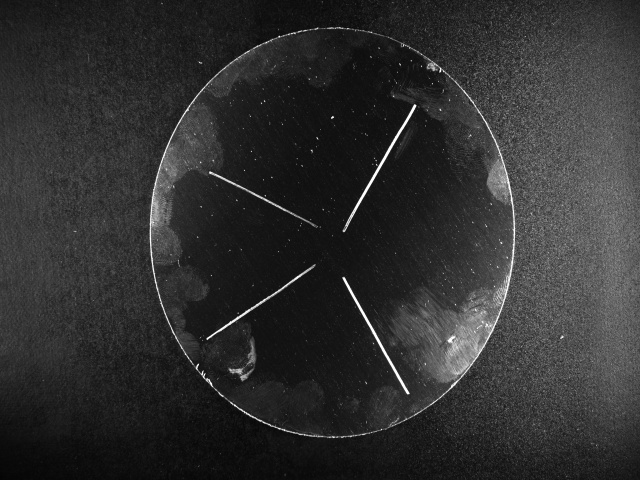
#> input picture edge(red)/input_images/ca_shang1.jpg, 640 x 480 px, found by its file name; its folder holds 4 pictures in this run
$ python NEW.py
#> lines starting #> are read from the running program, lines starting #| are printed output that depends on the picture; after the words box and inside, x2 and y2 are one past the last pixel; in counts of white or black regions, pixels touching at a corner belong together
#> in process_image, img is the input picture: shape (480, 640, 3); min 4, max 255, mean 47.7
import os
import cv2
import numpy as np
from tqdm import tqdm

def detect_edges_with_canny(image):
    # 转为灰度图
    gray = cv2.cvtColor(image, cv2.COLOR_BGR2GRAY)

    # 高斯模糊，减少噪声干扰
    blurred = cv2.GaussianBlur(gray, (5, 5), 0)

    # Canny 边缘检测
    edges = cv2.Canny(blurred, threshold1=50, threshold2=150)
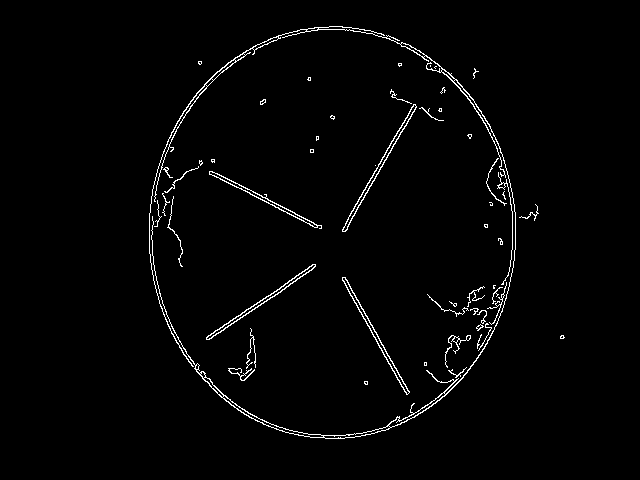
#> edges: shape (480, 640); 1.9% white in thin lines or dots, all inside (x1, y1, x2, y2) = (149, 26, 565, 439)

    return edges


def process_image(input_path, output_path):
    """
    处理单张图像：读取 -> Canny边缘检测 -> 保存结果
    :param input_path: 输入图像路径
    :param output_path: 输出图像路径
    """
    img = cv2.imread(input_path)
    if img is None:
        print(f"无法读取图像: {input_path}")
        return

    # 使用Canny进行边缘检测
    edges = detect_edges_with_canny(img)

    # 保存结果（灰度图）
    cv2.imwrite(output_path, edges)

def batch_process_images(input_folder, output_folder):
    """
    批量处理文件夹中的所有图像
    :param input_folder: 输入文件夹路径
    :param output_folder: 输出文件夹路径
    """
    # 确保输出文件夹存在
    os.makedirs(output_folder, exist_ok=True)

    # 获取所有图像文件
    supported_formats = ('.jpg', '.jpeg', '.png', '.bmp', '.tiff', '.webp')
    image_files = [f for f in os.listdir(input_folder)
                  if f.lower().endswith(supported_formats)]

    if not image_files:
        print(f"在文件夹 {input_folder} 中没有找到支持的图像文件")
        return

    print(f"开始处理 {len(image_files)} 张图像...")

    # 使用进度条显示处理进度
    for filename in tqdm(image_files, desc="处理进度"):
        input_path = os.path.join(input_folder, filename)
        output_path = os.path.join(output_folder, filename)
        process_image(input_path, output_path)
#> pass 2 of the loop in batch_process_images, `for filename in tqdm(image_files, desc="处理进度"):`:
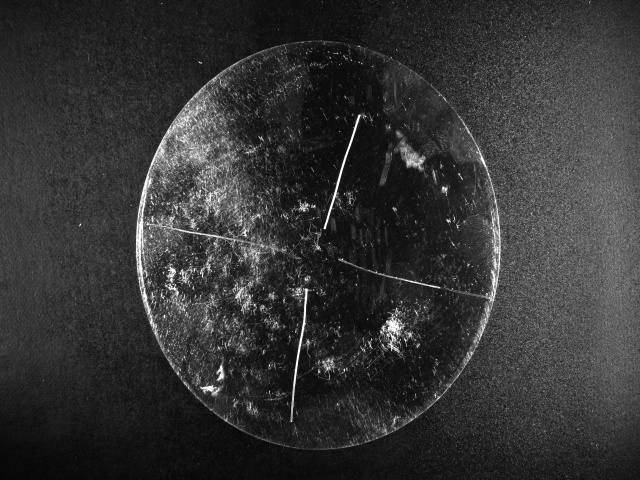
#> input picture edge(red)/input_images/ca_shang10.jpg, 640 x 480 px, found by its file name
#> in process_image, img is the input picture: shape (480, 640, 3); min 5, max 255, mean 52.9
#> in detect_edges_with_canny (call 2), `edges = cv2.Canny(blurred, threshold1=50, threshold2=150)`:
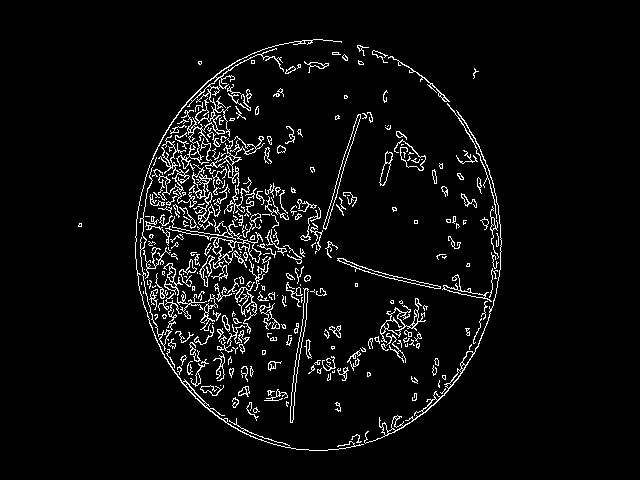
#> edges: shape (480, 640); 4.9% white in thin lines or dots, all inside (x1, y1, x2, y2) = (78, 39, 502, 451)
#> pass 3 of the loop in batch_process_images, `for filename in tqdm(image_files, desc="处理进度"):`:
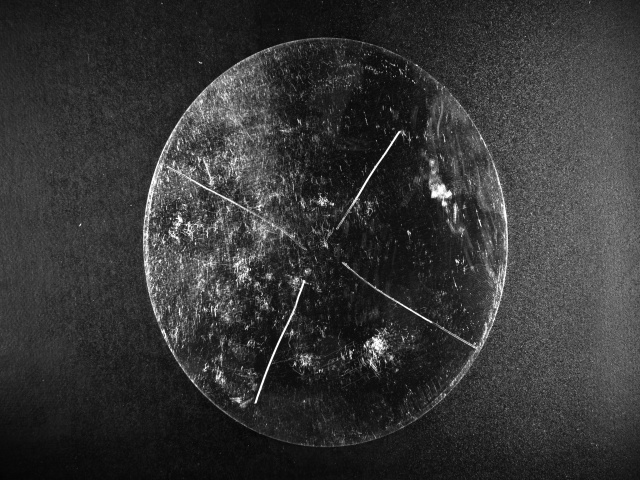
#> input picture edge(red)/input_images/ca_shang11.jpg, 640 x 480 px, found by its file name
#> in process_image, img is the input picture: shape (480, 640, 3); min 4, max 255, mean 53.9
#> in detect_edges_with_canny (call 3), `edges = cv2.Canny(blurred, threshold1=50, threshold2=150)`:
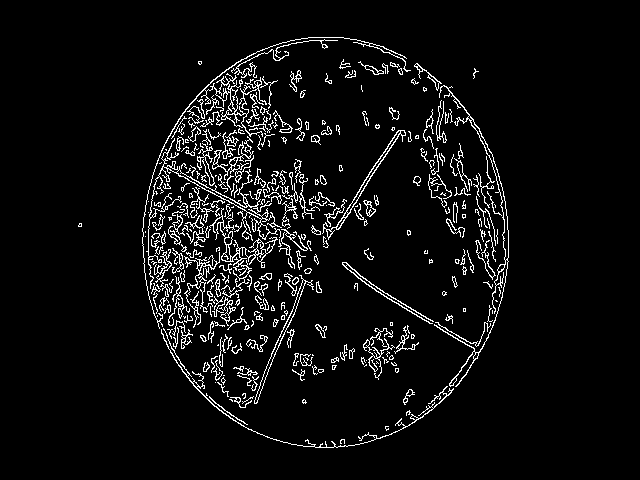
#> edges: shape (480, 640); 5.5% white in thin lines or dots, all inside (x1, y1, x2, y2) = (78, 37, 509, 448)
#> the loop made 4 passes; the first 3 are shown

    print(f"所有图像处理完成! 输出目录: {output_folder}")

if __name__ == "__main__":
    # 配置参数
    BASE_DIR = r"D:\app\pythonMODEDEMO"

    # 设置路径
    input_dir = os.path.join(BASE_DIR, "input_images")
    output_dir = os.path.join(BASE_DIR, "output_images")

    # 检查输入目录
    if not os.path.exists(input_dir):
        print(f"错误：输入目录不存在 {input_dir}")
        print("请创建 input_images 文件夹并放入待处理图片")
        input("按回车键退出...")
        exit()

    # 批量处理
    batch_process_images(input_dir, output_dir)

#> (the run stopped early here; a loop or call above may not have finished)
